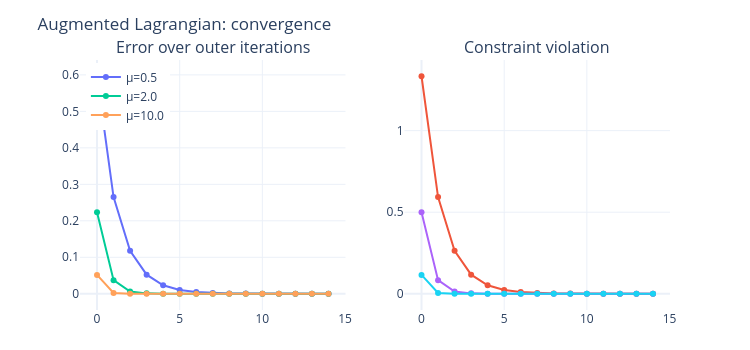

Source (notebook cell):
### Code cell
fig = make_subplots(rows=1, cols=2,
                    subplot_titles=["Error over outer iterations", "Constraint violation"])

for idx, (mu, recs) in enumerate(aug_lag_results.items()):
    iters = [r["iter"] for r in recs]
    fig.add_trace(go.Scatter(
        x=iters, y=[r["err"] for r in recs],name=f"μ={mu}",
    ), row=1, col=1)
    fig.add_trace(go.Scatter(
        x=iters, y=[r["cv"] for r in recs],name=f"μ={mu}",
        showlegend=False,
    ), row=1, col=2)


fig.update_layout(template="plotly_white", width=750, height=350,
                  title="Augmented Lagrangian: convergence",
                  margin=dict(t=60, b=40),
                  legend=dict(x=0.01, y=0.99))
fig.show()

### Figure 1 — Plotly figure (JSON) as saved in the notebook; plotly's stock layout.template omitted (floating-point values rounded to 4 significant figures)
{"data": [{"name": "μ=0.5", "type": "scatter", "x": [0, 1, 2, 3, 4, 5, 6, 7, 8, 9, 10, 11, 12, 13, 14], "xaxis": "x", "y": [0.5963, 0.265, 0.1178, 0.05235, 0.02327, 0.01034, 0.004596, 0.002043, 0.0009078, 0.0004035, 0.0001793, 7.97e-05, 3.542e-05, 1.574e-05, 6.998e-06], "yaxis": "y"}, {"name": "μ=0.5", "showlegend": false, "type": "scatter", "x": [0, 1, 2, 3, 4, 5, 6, 7, 8, 9, 10, 11, 12, 13, 14], "xaxis": "x2", "y": [1.333, 0.5926, 0.2634, 0.1171, 0.05202, 0.02312, 0.01028, 0.004567, 0.00203, 0.0009022, 0.000401, 0.0001782, 7.92e-05, 3.52e-05, 1.565e-05], "yaxis": "y2"}, {"name": "μ=2.0", "type": "scatter", "x": [0, 1, 2, 3, 4, 5, 6, 7, 8, 9, 10, 11, 12, 13, 14], "xaxis": "x", "y": [0.2236, 0.03727, 0.006211, 0.001035, 0.0001725, 2.876e-05, 4.811e-06, 8.718e-07, 8.718e-07, 6.059e-07, 6.059e-07, 6.059e-07, 8.359e-07, 8.359e-07, 5.691e-07], "yaxis": "y"}, {"name": "μ=2.0", "showlegend": false, "type": "scatter", "x": [0, 1, 2, 3, 4, 5, 6, 7, 8, 9, 10, 11, 12, 13, 14], "xaxis": "x2", "y": [0.5, 0.08333, 0.01389, 0.002315, 0.0003858, 6.43e-05, 1.071e-05, 1.783e-06, 1.783e-06, 1.191e-06, 1.191e-06, 1.191e-06, 1.793e-06, 1.793e-06, 1.198e-06], "yaxis": "y2"}, {"name": "μ=10.0", "type": "scatter", "x": [0, 1, 2, 3, 4, 5, 6, 7, 8, 9, 10, 11, 12, 13, 14], "xaxis": "x", "y": [0.0516, 0.001985, 7.633e-05, 2.938e-06, 1.616e-07, 1.616e-07, 1.559e-07, 1.559e-07, 1.559e-07, 2.28e-07, 2.28e-07, 2.146e-07, 2.146e-07, 2.027e-07, 2.027e-07], "yaxis": "y"}, {"name": "μ=10.0", "showlegend": false, "type": "scatter", "x": [0, 1, 2, 3, 4, 5, 6, 7, 8, 9, 10, 11, 12, 13, 14], "xaxis": "x2", "y": [0.1154, 0.004438, 0.0001707, 6.565e-06, 2.528e-07, 2.528e-07, 2.337e-07, 2.337e-07, 2.337e-07, 4.396e-07, 4.396e-07, 4.049e-07, 4.049e-07, 3.739e-07, 3.739e-07], "yaxis": "y2"}], "layout": {"annotations": [{"font": {"size": 16}, "showarrow": false, "text": "Error over outer iterations", "x": 0.225, "xanchor": "center", "xref": "paper", "y": 1, "yanchor": "bottom", "yref": "paper"}, {"font": {"size": 16}, "showarrow": false, "text": "Constraint violation", "x": 0.775, "xanchor": "center", "xref": "paper", "y": 1, "yanchor": "bottom", "yref": "paper"}], "height": 350, "legend": {"x": 0.01, "y": 0.99}, "margin": {"b": 40, "t": 60}, "title": {"text": "Augmented Lagrangian: convergence"}, "width": 750, "xaxis": {"anchor": "y", "domain": [0, 0.45]}, "xaxis2": {"anchor": "y2", "domain": [0.55, 1]}, "yaxis": {"anchor": "x", "domain": [0, 1]}, "yaxis2": {"anchor": "x2", "domain": [0, 1]}}}
